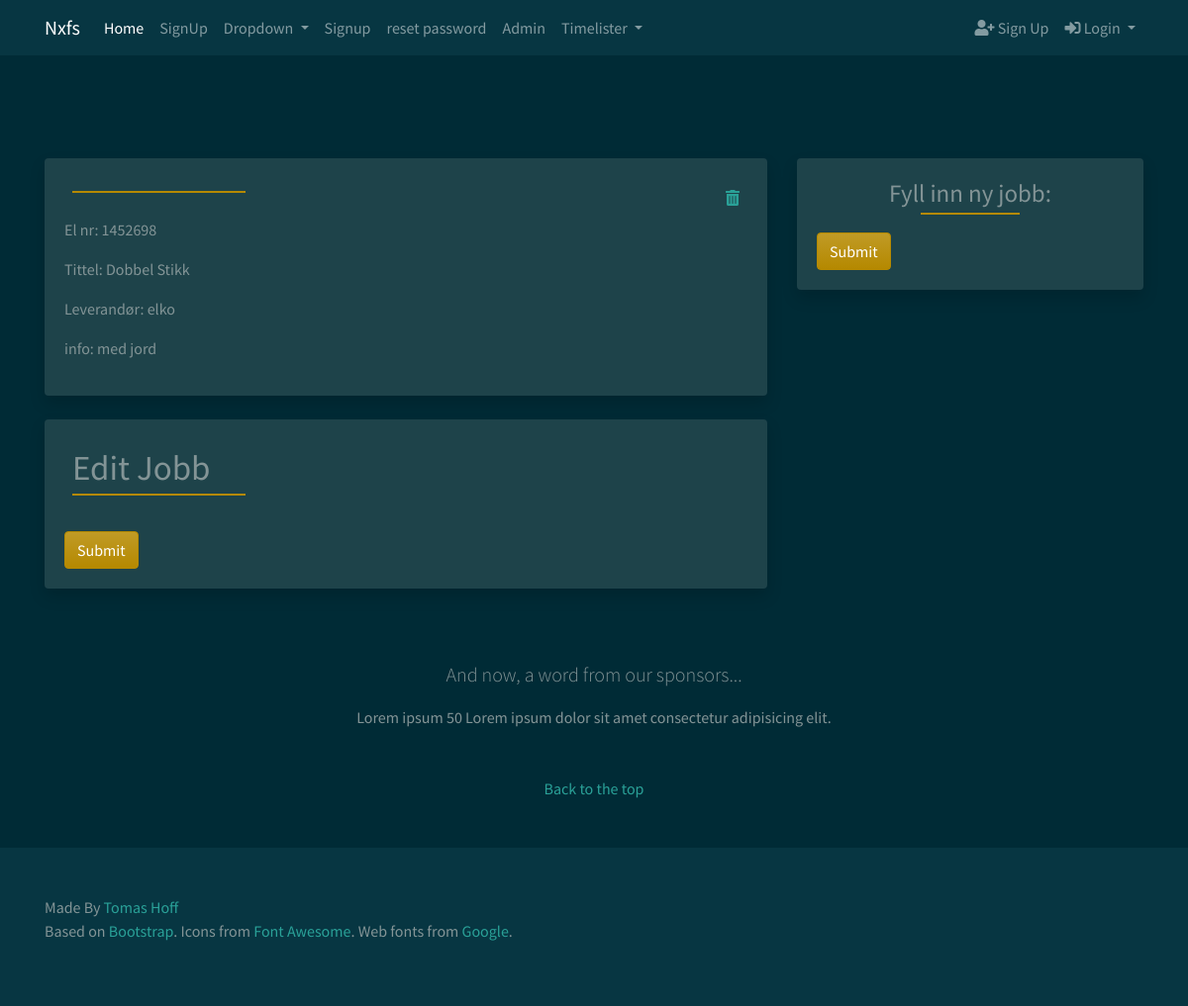
Page /timelister/matriell/1 on the committed database.
### timelister/models.py (models this page shows, shortened)
class Matriell(models.Model):
    el_nr = models.IntegerField(unique=True, blank=True, null=True,)
    tittel = models.CharField(max_length=64, unique=True, blank=True)
    info = models.CharField(max_length=256, blank=True)
    leverandor = models.ForeignKey(
        Leverandorer, on_delete=models.CASCADE, blank=True, null=True)
    image = models.ImageField()
    class Meta:
        verbose_name = 'Matriell'
        verbose_name_plural = 'Matriell'
    def __str__(self):
        return self.tittel

class Leverandorer(models.Model):
    name = models.CharField(max_length=64, blank=True)
    """Model definition for Leverandorer."""
    class Meta:
        verbose_name = 'Leverandor'
        verbose_name_plural = 'Leverandorer'
    def __str__(self):
        return self.name

### timelister/views.py (the view)
def matriellDetail(request, object_id):
    matriell = get_object_or_404(models.Matriell, pk=object_id)
    context = {
        'matriell': matriell,
    }
    return render(request, 'timelister/matriell-detail.html', context)

### srv/context_processors.py (called while the page is built)
def custom_context(request):
    navbarloginform = LoginForm(request.POST or None)
    return {
        'navbarloginform': navbarloginform
    }

### templates/timelister/matriell-detail.html (shortened to what this page needs)
{% extends 'base.html' %}
{% block content %}
{% load crispy_forms_tags %}
<div class="col-lg-8">
    <div class="card border-0 shadow mb-4">
        <div class="card-body">
            <div class="d-flex justify-content-between">
                <div class="p-2">
                </div>
                <div class="p-2">
                </div>
                <div class="p-2">
                    <a href="{% url 'delete_matriell' object_id=matriell.id %}" class="confirm-delete"
                        data-toggle="modal" data-target="#confirmTimerDeleteModal" id="deleteButton{{matriell.id}}">
                        <i class="fas fa-trash-alt" tooltip-toggle="tooltip" title="Delete"></i></a>
                </div>
            </div>
            <p>El nr: {{ matriell.el_nr }}</p>
            <p>Tittel: {{ matriell }}</p>
            <p>Leverandør: {{ matriell.leverandor }}</p>
            <p>info: {{ matriell.info }}</p>
        </div>
    </div>
    <div class="card border-0 shadow mb-4">
        <div class="card-body">
            <div class="d-flex justify-content-between">
                <div class="p-2">
                    <h2 class="card-body">Edit Jobb</h2>
                </div>
                <div class="p-2"></div>
                <div class="p-2">
                </div>
            </div>
            <form method="POST" action=".">
                <button type="submit" class="btn btn-primary button-main">Submit</button>
            </form>
        </div>
    </div>
</div>
<div class="col-lg-4">
    <div class="card border-0 shadow mb-4 d-none d-lg-block">
        <div class="card-body">
            <div class="form-group">
                <h2>Fyll inn ny jobb:
                </h2>
                <form method="POST" action=".">
                    <button type="submit" class="btn btn-primary button-card">Submit</button>
                </form>
            </div>
        </div>
    </div>
</div>
{% endblock content %}

### static_in_env/css/custom.css (style rules this page uses)
* { margin: 0; padding: 0; }
.button-main { margin-top: 20px !important; }
.button-card { margin-top: 10px !important; }
.card-body h2 { font-weight: 500; font-size: 35px; text-align: left; position: relative; padding: 0px 0 5px; margin-bottom: 10px; }
.card-body h2::after { background: #B58900; width: 175px; height: 2px; content: ""; position: absolute; top: 100%; left: 0%; transform: translateX(-0%); -o-transform: translateX(-0%); -ms-transform: translateX(-0%); -moz-transform: translateX(-0%); -webkit-transform: translateX(-0%); }
.form-group { margin-bottom: 0px !important; }
.form-group h2 { font-weight: 400; font-size: 25px; text-align: center; position: relative; padding: 0px 0 5px; margin-bottom: 10px; }
.form-group h2::after { background: #B58900; width: 100px; height: 2px; content: ""; position: absolute; top: 100%; left: 50%; transform: translateX(-50%); -o-transform: translateX(-50%); -ms-transform: translateX(-50%); -moz-transform: translateX(-50%); -webkit-transform: translateX(-50%); }

### rows in the picture
Matriell: el_nr "1452698", tittel "Dobbel Stikk", leverandor "elko", info "med jord"
